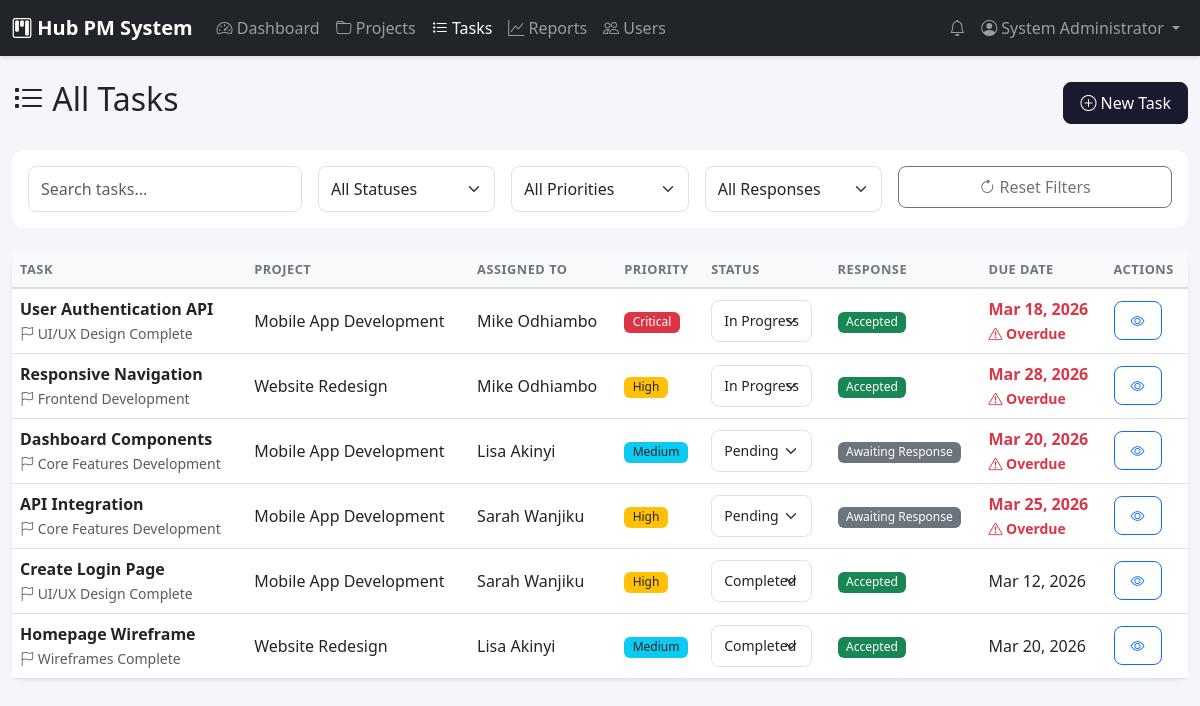
Screenshot of /tasks.php (signed in) with the database file from the repository.
### tables this page shows
CREATE TABLE tasks (
    task_id INT PRIMARY KEY AUTO_INCREMENT,
    project_id INT NOT NULL,
    milestone_id INT NULL,
    title VARCHAR(200) NOT NULL,
    description TEXT,
    status ENUM('Pending', 'In Progress', 'Completed', 'Blocked') DEFAULT 'Pending',
    assignment_status ENUM('Pending', 'Accepted', 'Rejected') NOT NULL DEFAULT 'Pending',
    assignment_responded_at TIMESTAMP NULL,
    rejection_reason TEXT NULL,
    priority ENUM('Low', 'Medium', 'High', 'Critical') DEFAULT 'Medium',
    assigned_to INT NULL,
    created_by INT NOT NULL,
    due_date DATE,
    completed_at TIMESTAMP NULL,
    created_at TIMESTAMP DEFAULT CURRENT_TIMESTAMP,
    updated_at TIMESTAMP DEFAULT CURRENT_TIMESTAMP ON UPDATE CURRENT_TIMESTAMP,
    FOREIGN KEY (project_id) REFERENCES projects(project_id) ON DELETE CASCADE,
    FOREIGN KEY (milestone_id) REFERENCES milestones(milestone_id) ON DELETE SET NULL,
    FOREIGN KEY (assigned_to) REFERENCES users(user_id) ON DELETE SET NULL,
    FOREIGN KEY (created_by) REFERENCES users(user_id)
);

CREATE TABLE milestones (
    milestone_id INT PRIMARY KEY AUTO_INCREMENT,
    project_id INT NOT NULL,
    title VARCHAR(200) NOT NULL,
    description TEXT,
    due_date DATE NOT NULL,
    status ENUM('Pending', 'In Progress', 'Completed', 'Overdue') DEFAULT 'Pending',
    created_at TIMESTAMP DEFAULT CURRENT_TIMESTAMP,
    FOREIGN KEY (project_id) REFERENCES projects(project_id) ON DELETE CASCADE
);

CREATE TABLE projects (
    project_id INT PRIMARY KEY AUTO_INCREMENT,
    title VARCHAR(200) NOT NULL,
    description TEXT,
    start_date DATE NOT NULL,
    end_date DATE NOT NULL,
    manager_id INT NOT NULL,
    status ENUM('Planning', 'Active', 'On Hold', 'Completed', 'Cancelled') DEFAULT 'Planning',
    created_at TIMESTAMP DEFAULT CURRENT_TIMESTAMP,
    updated_at TIMESTAMP DEFAULT CURRENT_TIMESTAMP ON UPDATE CURRENT_TIMESTAMP,
    FOREIGN KEY (manager_id) REFERENCES users(user_id)
);

CREATE TABLE users (
    user_id INT PRIMARY KEY AUTO_INCREMENT,
    username VARCHAR(50) NOT NULL UNIQUE,
    email VARCHAR(100) NOT NULL UNIQUE,
    password_hash VARCHAR(255) NOT NULL,
    full_name VARCHAR(100) NOT NULL,
    role_id INT NOT NULL,
    is_active BOOLEAN DEFAULT TRUE,
    created_at TIMESTAMP DEFAULT CURRENT_TIMESTAMP,
    updated_at TIMESTAMP DEFAULT CURRENT_TIMESTAMP ON UPDATE CURRENT_TIMESTAMP,
    FOREIGN KEY (role_id) REFERENCES roles(role_id)
);

### includes/auth.php (called while the page is built, shortened)
<?php
function hasAnyRole($roles) {
    return isset($_SESSION['role']) && in_array($_SESSION['role'], $roles);
}
?>

### tasks.php (the view, shortened to what this page needs)
<?php
require_once 'includes/auth.php';
require_once 'includes/functions.php';
$database = new Database();
$db = $database->getConnection();
$user_id = $_SESSION['user_id'];
$role = $_SESSION['role'];
if ($role === 'Team Member') {
    $query = "SELECT t.*, p.title as project_title, u.full_name as assignee_name,
              m.title as milestone_title
              FROM tasks t
              JOIN projects p ON t.project_id = p.project_id
              LEFT JOIN users u ON t.assigned_to = u.user_id
              LEFT JOIN milestones m ON t.milestone_id = m.milestone_id
              WHERE t.assigned_to = :user_id
              ORDER BY
                CASE t.status
                    WHEN 'Blocked' THEN 1
                    WHEN 'In Progress' THEN 2
                    WHEN 'Pending' THEN 3
                    WHEN 'Completed' THEN 4
                END,
                t.due_date ASC";
    $stmt = $db->prepare($query);
    $stmt->bindParam(':user_id', $user_id);
} else {
    $query = "SELECT t.*, p.title as project_title, u.full_name as assignee_name,
              m.title as milestone_title
              FROM tasks t
              JOIN projects p ON t.project_id = p.project_id
              LEFT JOIN users u ON t.assigned_to = u.user_id
              LEFT JOIN milestones m ON t.milestone_id = m.milestone_id
              ORDER BY
                CASE t.status
                    WHEN 'Blocked' THEN 1
                    WHEN 'In Progress' THEN 2
                    WHEN 'Pending' THEN 3
                    WHEN 'Completed' THEN 4
                END,
                t.due_date ASC";
    $stmt = $db->prepare($query);
}
$stmt->execute();
$tasks = $stmt->fetchAll();
?>
<!DOCTYPE html>
<html lang="en">
<head>
    <link href="https://cdn.jsdelivr.net/npm/bootstrap@5.3.0/dist/css/bootstrap.min.css" rel="stylesheet">
    <link href="https://cdn.jsdelivr.net/npm/bootstrap-icons@1.10.0/font/bootstrap-icons.css" rel="stylesheet">
    <link href="assets/css/style.css" rel="stylesheet">
</head>
<body>
    <?php include 'includes/navbar.php'; ?>
    <div class="container-fluid py-4">
        <div class="d-flex justify-content-between align-items-center mb-4">
            <h2><i class="bi bi-list-task"></i> <?php echo $role === 'Team Member' ? 'My Tasks' : 'All Tasks'; ?></h2>
            <?php if (hasAnyRole(['Administrator', 'Project Manager'])): ?>
            <button class="btn btn-primary" data-bs-toggle="modal" data-bs-target="#createTaskModal">
                <i class="bi bi-plus-circle"></i> New Task
            </button>
            <?php endif; ?>
        </div>
        <div class="card mb-4">
            <div class="card-body">
                <div class="row g-3">
                    <div class="col-md-3">
                        <input type="text" class="form-control" id="searchInput" placeholder="Search tasks...">
                    </div>
                    <div class="col-md-2">
                        <select class="form-select" id="statusFilter">
                            <option value="">All Statuses</option>
                        </select>
                    </div>
                    <div class="col-md-2">
                        <select class="form-select" id="priorityFilter">
                            <option value="">All Priorities</option>
                        </select>
                    </div>
                    <div class="col-md-2">
                        <select class="form-select" id="responseFilter">
                            <option value="">All Responses</option>
                        </select>
                    </div>
                    <div class="col-md-3">
                        <button class="btn btn-outline-secondary w-100" onclick="resetFilters()">
                            <i class="bi bi-arrow-clockwise"></i> Reset Filters
                        </button>
                    </div>
                </div>
            </div>
        </div>
        <div class="card shadow-sm">
            <div class="table-responsive">
                <table class="table table-hover mb-0" id="tasksTable">
                    <thead class="table-light">
                        <tr>
                            <th>Task</th>
                            <th>Project</th>
                            <th>Assigned To</th>
                            <th>Priority</th>
                            <th>Status</th>
                            <th>Response</th>
                            <th>Due Date</th>
                            <th>Actions</th>
                        </tr>
                    </thead>
                    <tbody>
                        <?php if (empty($tasks)): ?>
                        <tr>
                            <td colspan="8" class="text-center py-4 text-muted">
                                <i class="bi bi-inbox fs-1 d-block mb-2"></i>
                                No tasks found
                            </td>
                        </tr>
                        <?php else: ?>
                            <?php foreach ($tasks as $task):
                                $isOverdue = $task['due_date'] && strtotime($task['due_date']) < strtotime('today') && $task['status'] !== 'Completed';
                                $assignmentStatus = $task['assignment_status'] ?? ASSIGNMENT_PENDING;
                            ?>
                            <tr class="task-row"
                                data-status="<?php echo $task['status']; ?>"
                                data-priority="<?php echo $task['priority']; ?>"
                                data-assignment="<?php echo escape($assignmentStatus); ?>">
                                <td>
                                    <div>
                                        <strong><?php echo escape($task['title']); ?></strong>
                                        <?php if ($task['milestone_title']): ?>
                                        <br><small class="text-muted"><i class="bi bi-flag"></i> <?php echo escape($task['milestone_title']); ?></small>
                                        <?php endif; ?>
                                    </div>
                                </td>
                                <td><?php echo escape($task['project_title']); ?></td>
                                <td><?php echo escape($task['assignee_name'] ?? 'Unassigned'); ?></td>
                                <td><?php echo getPriorityBadge($task['priority']); ?></td>
                                <td>
                                    <?php if ($task['assigned_to'] == $user_id || hasAnyRole(['Administrator', 'Project Manager'])): ?>
                                    <form method="POST" class="d-inline">
                                        <select name="status" class="form-select form-select-sm" style="width: auto; display: inline-block;"
                                                onchange="this.form.submit()">
                                            <option value="Pending" <?php echo $task['status'] === 'Pending' ? 'selected' : ''; ?>>Pending</option>
                                            <option value="In Progress" <?php echo $task['status'] === 'In Progress' ? 'selected' : ''; ?>>In Progress</option>
                                            <option value="Completed" <?php echo $task['status'] === 'Completed' ? 'selected' : ''; ?>>Completed</option>
                                        </select>
                                    </form>
                                    <?php else: ?>
                                    <?php echo getStatusBadge($task['status']); ?>
                                    <?php endif; ?>
                                </td>
                                <td>
                                    <?php echo getAssignmentBadge($assignmentStatus); ?>
                                </td>
                                <td class="<?php echo $isOverdue ? 'text-danger fw-bold' : ''; ?>">
                                    <?php echo formatDate($task['due_date']); ?>
                                    <?php if ($isOverdue): ?>
                                    <br><small><i class="bi bi-exclamation-triangle"></i> Overdue</small>
                                    <?php endif; ?>
                                </td>
                                <td>
                                    <div class="d-flex flex-wrap align-items-center gap-1">
                                        <a href="task_detail.php?id=<?php echo $task['task_id']; ?>" class="btn btn-sm btn-outline-primary" title="View task">
                                            <i class="bi bi-eye"></i>
                                        </a>
                                    </div>
                                </td>
                            </tr>
                            <?php endforeach; ?>
                        <?php endif; ?>
                    </tbody>
                </table>
            </div>
        </div>
    </div>
</body>
</html>

### includes/functions.php (shortened to what this page needs)
<?php
function escape($string) {
    return htmlspecialchars($string ?? '', ENT_QUOTES, 'UTF-8');
}
function formatDate($date, $format = 'M d, Y') {
    return date($format, strtotime($date));
}
function getPriorityBadge($priority) {
    $classes = [
        'Low' => 'bg-success',
        'Medium' => 'bg-info text-dark',
        'High' => 'bg-warning text-dark',
        'Critical' => 'bg-danger'
    ];
    $class = $classes[$priority] ?? 'bg-secondary';
    return '<span class="badge ' . $class . '">' . escape($priority) . '</span>';
}
function getAssignmentBadge($status) {
    $labels = [
        ASSIGNMENT_PENDING => 'Awaiting Response',
        ASSIGNMENT_ACCEPTED => 'Accepted',
        ASSIGNMENT_REJECTED => 'Rejected'
    ];
    $classes = [
        ASSIGNMENT_PENDING => 'bg-secondary',
        ASSIGNMENT_ACCEPTED => 'bg-success',
        ASSIGNMENT_REJECTED => 'bg-danger'
    ];
    $label = $labels[$status] ?? 'Awaiting Response';
    $class = $classes[$status] ?? 'bg-secondary';
    return '<span class="badge ' . $class . '">' . escape($label) . '</span>';
}
?>

### assets/css/style.css (style rules this page uses)
:root { --primary-color: #1a1a2e; --secondary-color: #16213e; --accent-color: #0f3460; --success-color: #28a745; --warning-color: #ffc107; --danger-color: #dc3545; --info-color: #17a2b8; }
body { font-family: 'Segoe UI', Tahoma, Geneva, Verdana, sans-serif; background-color: #f4f6f9; min-height: 100vh; }
.card { border: none; border-radius: 12px; transition: transform 0.2s, box-shadow 0.2s; }
.badge { font-weight: 500; padding: 0.4em 0.7em; border-radius: 6px; }
.table { margin-bottom: 0; }
.table th { font-weight: 600; text-transform: uppercase; font-size: 0.8rem; letter-spacing: 0.5px; color: #6c757d; border-bottom: 2px solid #dee2e6; }
.table td { vertical-align: middle; }
.btn { border-radius: 8px; font-weight: 500; padding: 0.5rem 1rem; transition: all 0.2s; }
.btn-primary { background-color: var(--primary-color); border-color: var(--primary-color); }
.form-control, .form-select { border-radius: 8px; padding: 0.6rem 0.75rem; border: 1px solid #dee2e6; transition: border-color 0.2s, box-shadow 0.2s; }

### rows the page displays
tasks: title "User Authentication API", milestone.title "UI/UX Design Complete", project.title "Mobile App Development", assigned_to.full_name "Mike Odhiambo", priority "Critical", status "In Progress", assignment_status "Accepted", due_date "Mar 18, 2026", shows "Overdue"
tasks: title "Responsive Navigation", milestone.title "Frontend Development", project.title "Website Redesign", assigned_to.full_name "Mike Odhiambo", priority "High", status "In Progress", assignment_status "Accepted", due_date "Mar 28, 2026", shows "Overdue"
tasks: title "Dashboard Components", milestone.title "Core Features Development", project.title "Mobile App Development", assigned_to.full_name "Lisa Akinyi", priority "Medium", status "Pending", assignment_status "Awaiting Response", due_date "Mar 20, 2026", shows "Overdue"
tasks: title "API Integration", milestone.title "Core Features Development", project.title "Mobile App Development", assigned_to.full_name "Sarah Wanjiku", priority "High", status "Pending", assignment_status "Awaiting Response", due_date "Mar 25, 2026", shows "Overdue"
tasks: title "Create Login Page", milestone.title "UI/UX Design Complete", project.title "Mobile App Development", assigned_to.full_name "Sarah Wanjiku", priority "High", status "Completed", assignment_status "Accepted", due_date "Mar 12, 2026"
tasks: title "Homepage Wireframe", milestone.title "Wireframes Complete", project.title "Website Redesign", assigned_to.full_name "Lisa Akinyi", priority "Medium", status "Completed", assignment_status "Accepted", due_date "Mar 20, 2026"

### other values shown
APP_NAME "Hub PM System"
$_SESSION['full_name'] "System Administrator"
